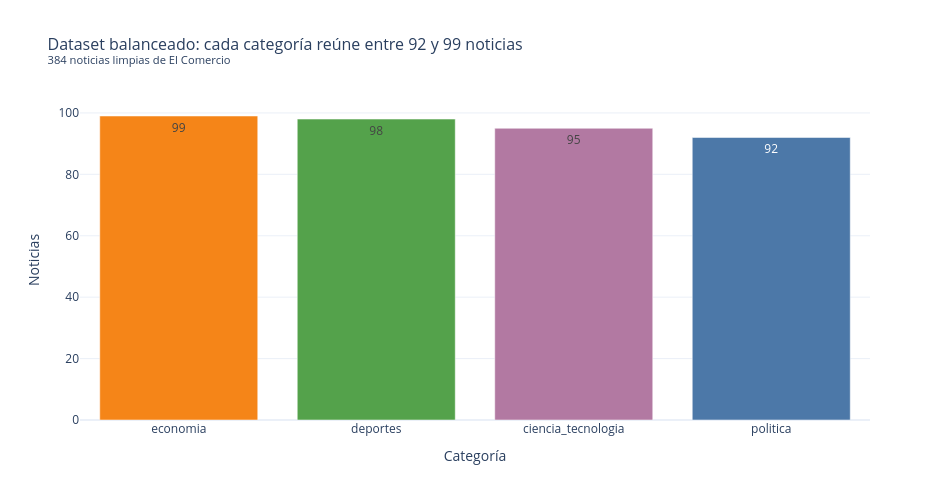

Notebook source saved alongside this figure:
### Markdown cell above
## 3. Análisis exploratorio (EDA)

### Code cell
df["largo_titular"] = df["titular"].str.len()
conteo = df["etiqueta"].value_counts().rename_axis("categoria").reset_index(name="noticias")
mn, mx = conteo["noticias"].min(), conteo["noticias"].max()

fig = px.bar(conteo, x="categoria", y="noticias", color="categoria", text="noticias", color_discrete_map=COLORES,
             title=f"Dataset balanceado: cada categoría reúne entre {mn} y {mx} noticias<br><sup>{len(df)} noticias limpias de El Comercio</sup>")
fig.update_layout(showlegend=False, xaxis_title="Categoría", yaxis_title="Noticias", **LAYOUT)
fig.show()

### Figure 1 — Plotly figure (JSON) as saved in the notebook; plotly's stock layout.template omitted (floating-point values rounded to 4 significant figures)
{"data": [{"hovertemplate": "categoria=%{x}<br>noticias=%{text}<extra></extra>", "legendgroup": "economia", "marker": {"color": "#F58518", "pattern": {"shape": ""}}, "name": "economia", "orientation": "v", "showlegend": true, "text": [99.0], "textposition": "auto", "type": "bar", "x": ["economia"], "xaxis": "x", "y": [99], "yaxis": "y"}, {"hovertemplate": "categoria=%{x}<br>noticias=%{text}<extra></extra>", "legendgroup": "deportes", "marker": {"color": "#54A24B", "pattern": {"shape": ""}}, "name": "deportes", "orientation": "v", "showlegend": true, "text": [98.0], "textposition": "auto", "type": "bar", "x": ["deportes"], "xaxis": "x", "y": [98], "yaxis": "y"}, {"hovertemplate": "categoria=%{x}<br>noticias=%{text}<extra></extra>", "legendgroup": "ciencia_tecnologia", "marker": {"color": "#B279A2", "pattern": {"shape": ""}}, "name": "ciencia_tecnologia", "orientation": "v", "showlegend": true, "text": [95.0], "textposition": "auto", "type": "bar", "x": ["ciencia_tecnologia"], "xaxis": "x", "y": [95], "yaxis": "y"}, {"hovertemplate": "categoria=%{x}<br>noticias=%{text}<extra></extra>", "legendgroup": "politica", "marker": {"color": "#4C78A8", "pattern": {"shape": ""}}, "name": "politica", "orientation": "v", "showlegend": true, "text": [92.0], "textposition": "auto", "type": "bar", "x": ["politica"], "xaxis": "x", "y": [92], "yaxis": "y"}], "layout": {"barmode": "relative", "height": 500, "legend": {"title": {"text": "categoria"}, "tracegroupgap": 0}, "showlegend": false, "title": {"font": {"size": 16}, "text": "Dataset balanceado: cada categoría reúne entre 92 y 99 noticias<br><sup>384 noticias limpias de El Comercio</sup>"}, "width": 950, "xaxis": {"anchor": "y", "categoryarray": ["economia", "deportes", "ciencia_tecnologia", "politica"], "categoryorder": "array", "domain": [0.0, 1.0], "title": {"text": "Categoría"}}, "yaxis": {"anchor": "x", "domain": [0.0, 1.0], "title": {"text": "Noticias"}}}}
